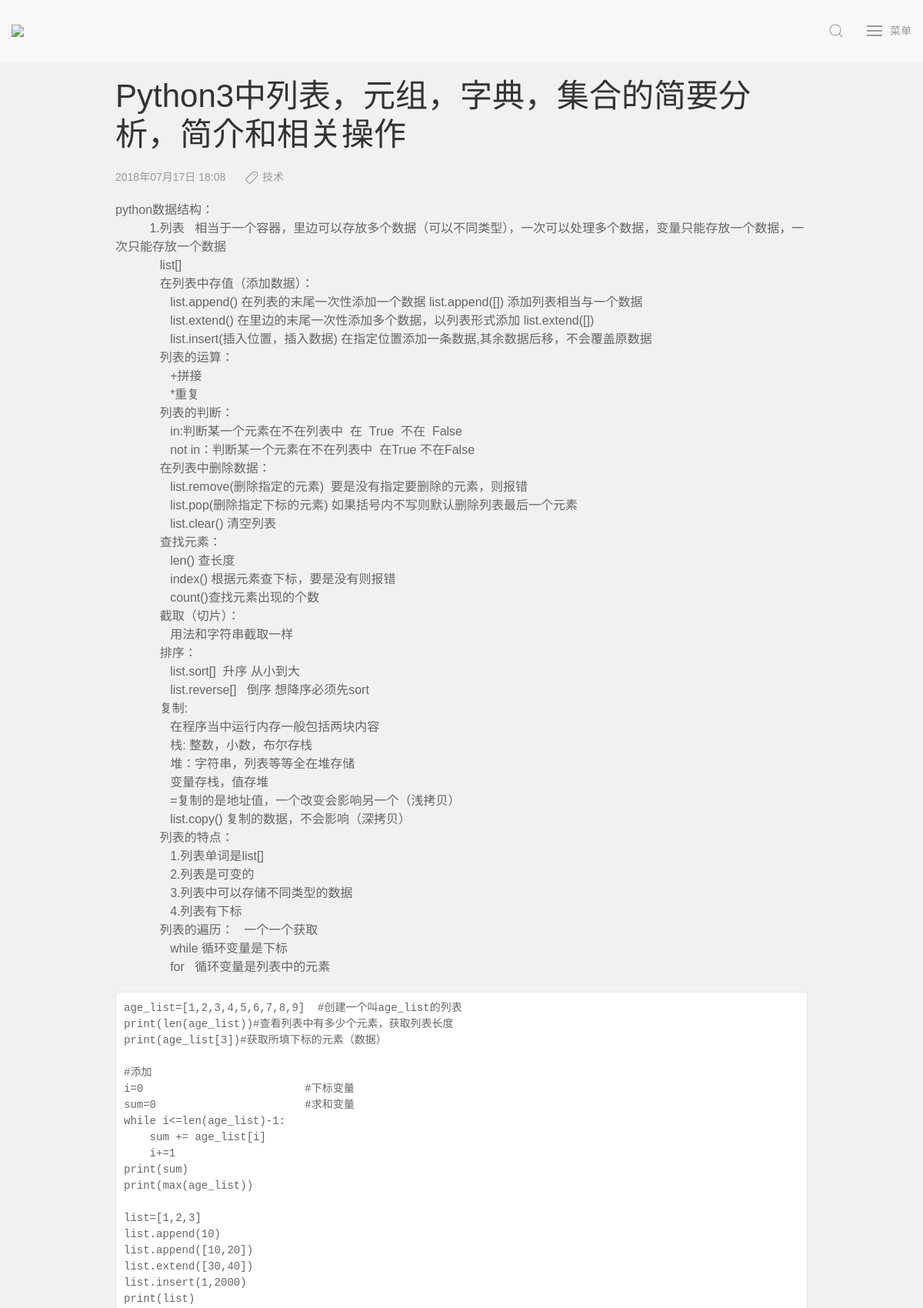
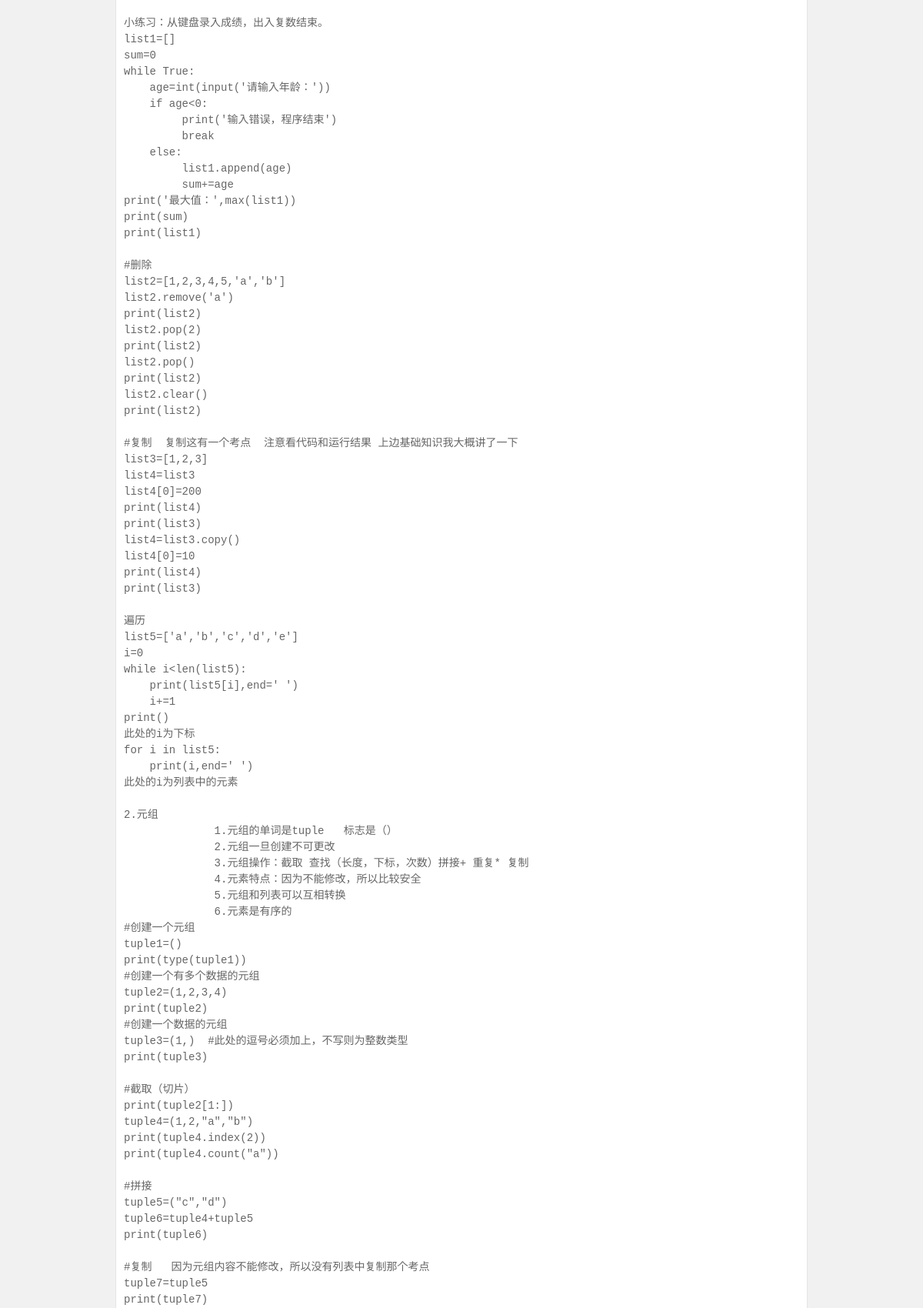
The app's page /article/13 (upper part) with its own data (2 pictures, top to bottom).
### application/models/models.py (models this page shows, shortened)
class Article(db.Model):
    __tablename__ = 'article'
    id = db.Column(db.Integer, primary_key=True)
    title = db.Column(db.String(100))
    descp = db.Column(db.String(100))
    content = db.Column(db.String(10000))
    user_id = db.Column(db.Integer, db.ForeignKey('users.id'))
    user = db.relationship('User', backref=db.backref('article'))
    time = db.Column(db.DateTime, default=datetime.now)
    category = db.Column(db.String(10))
    thumbnail = db.Column(db.String(50))
    likes = db.Column(db.Integer, default=0)

### application/controllers/routes.py (the view)
@bp.route('/article/<int:id>')
def details(id):
    details = Article.query.filter_by(id=id).first()
    if details is not None:
        return render_template('details.html', details=details)
    else:
        return render_template('404.html')

### application/controllers/routes.py (called while the page is built)
@bp.before_request
def make_session_permant():
    session.permanent = True

### application/templates/details.html (shortened to what this page needs)
{% extends "base.html" %}
{% block head %}
{{ super() }}
<link rel="stylesheet" href="{{ url_for('static', filename='css/monokai-sublime.css') }}" />
<link rel="stylesheet" href="{{ url_for('static', filename='css/like.css') }}" />
{% endblock %}
{% block content %}
<div class="uk-container uk-container-small uk-margin-top uk-margin-xlarge-bottom">
    <article class="uk-article">
        <h1 class="uk-article-title">{{ details.title }}</h1>
        <p class="uk-comment-meta article-date">
            {{ details.time.strftime('%Y{y}%m{m}%d{d} %H:%M').format(y='年', m='月', d='日') }}
            <a href="{{ url_for('blog.category', category=details.category, page=1) }}" class="uk-link-reset"><span uk-icon="icon: tag" class="uk-icon uk-margin-left"></span>
                {{ details.category }}
            </a>
        </p>
        {{ details.content | safe }}
    </article>
</div>
{% endblock %}

### application/static/css/styles.css (style rules this page uses)
body,button, input, select, textarea,h1 ,h2, h3, h4, h5, h6 { font-family: Microsoft YaHei,'宋体' , Tahoma, Helvetica, Arial, "\5b8b\4f53", sans-serif; }
html { background-color: #f1f1f1; }
.article-date { margin-top: 5px; }

### records on screen
Article: title "Python3中列表，元组，字典，集合的简要分析，简介和相关操作", time "2018年07月17日 18:08", category "技术", content "python数据结构： 1.列表 相当于一个容器，里边可以存放多个数据（可以不同类型），一次可以处理多个数据，变量只能存放一个数据，一次只能存放一个数据 list[] 在列表中存值（添加数据）： list.append() 在列表的末尾一次性添加一个数据 list.append([]) 添加列表相当与一个数据 list.extend() 在里边的末尾一次性添加多个数据，以列表形式添加 list.extend([]) list.insert(插入位置，插入数据) 在指定位置添加一条数据,其余数据后移，不会覆盖原数据 列表的运算： +拼接 *重复 列表的判断： in:判断某一个元素在不在列表中 在 True 不在 False not in：判断某一个元素在不在列表中 在True 不在False 在列表中删除数据： list.remove(删除指定的元素) 要是没有指定要删除的元素，则报错 list.pop(删除指定下标的元素) 如果括号内不写则默认删除列表最后一个元素 list.clear() 清空列表 查找元素： len() 查长度 index() 根据元素查下标，要是没有则报错 count()查找元素出现的个数 截取（切片）： 用法和字符串截取一样 排序： list.sort[] 升序 从小到大 list.reverse[] 倒序 想降序必须先sort 复制: 在程序当中运行内存一般包括两块内容 栈: 整数，小数，布尔存栈 堆：字符串，列表等等全在堆存储 变量存栈，值存堆 =复制的是地址值，一个改变会影响另一个（浅拷贝） list.copy() 复制的数据，不会影响（深拷贝）…"
